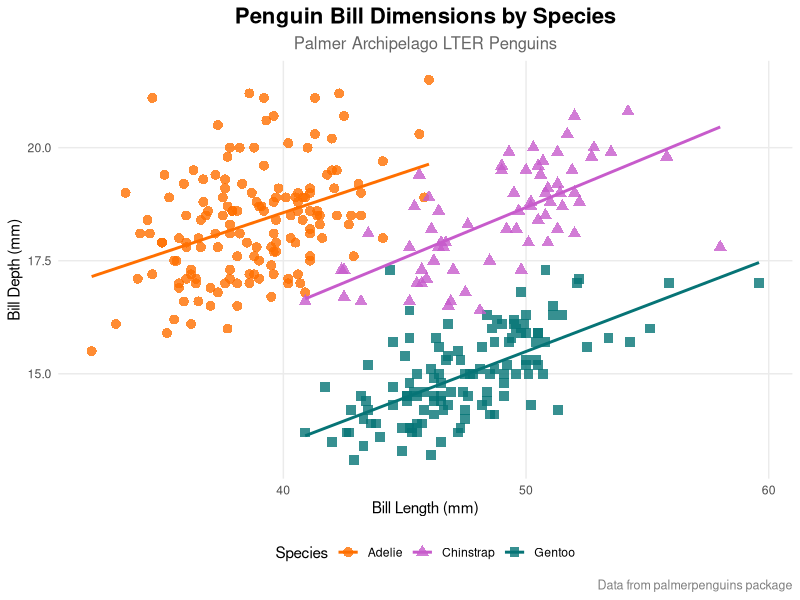
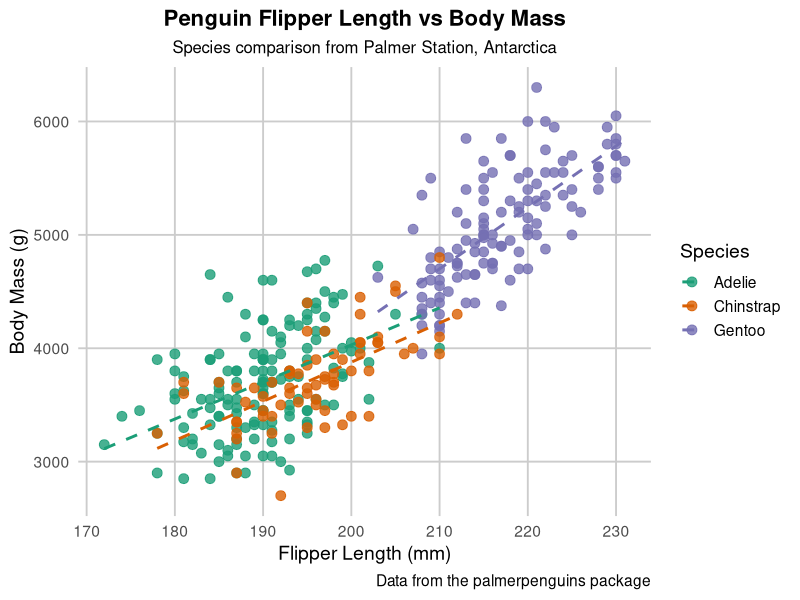

Write R code to recreate these figures, in order.
## ---- chunk 1
suppressPackageStartupMessages(library(tidyverse))
library(palmerpenguins)
## ---- chunk 2
penguins
## ---- chunk 3
library(tidyverse)
library(palmerpenguins)

ggplot(penguins, aes(x = bill_length_mm, y = bill_depth_mm, color = species)) +
  geom_point(aes(shape = species), size = 3, alpha = 0.8) +
  geom_smooth(method = "lm", se = FALSE, linewidth = 1) +
  labs(
    title = "Penguin Bill Dimensions by Species",
    subtitle = "Palmer Archipelago LTER Penguins",
    x = "Bill Length (mm)",
    y = "Bill Depth (mm)",
    color = "Species",
    shape = "Species",
    caption = "Data from palmerpenguins package"
  ) +
  scale_color_manual(
    values = c(
      "Adelie" = "#ff6f00",
      "Chinstrap" = "#c75bcb",
      "Gentoo" = "#067476"
    )
  ) +
  theme_minimal() +
  theme(
    plot.title = element_text(size = 16, face = "bold", hjust = 0.5),
    plot.subtitle = element_text(size = 12, hjust = 0.5, color = "gray40"),
    legend.position = "bottom",
    panel.grid.minor = element_blank(),
    plot.caption = element_text(color = "gray50", size = 9)
  )
## ---- chunk 4
theme_custom <- theme_minimal(base_size = 14) +
  theme(
    plot.title = element_text(face = "bold", size = 16, hjust = 0.5),
    plot.subtitle = element_text(size = 12, hjust = 0.5),
    legend.position = "right",
    panel.grid.major = element_line(color = "grey80"),
    panel.grid.minor = element_blank()
  )

penguins |>
  drop_na() |>
  ggplot(aes(x = flipper_length_mm, y = body_mass_g, color = species)) +
  geom_point(alpha = 0.8, size = 3) +
  geom_smooth(method = "lm", formula = y ~ x, se = FALSE, linetype = "dashed") +
  scale_color_brewer(palette = "Dark2") +
  labs(
    title = "Penguin Flipper Length vs Body Mass",
    subtitle = "Species comparison from Palmer Station, Antarctica",
    x = "Flipper Length (mm)",
    y = "Body Mass (g)",
    color = "Species",
    caption = "Data from the palmerpenguins package"
  ) +
  theme_custom
